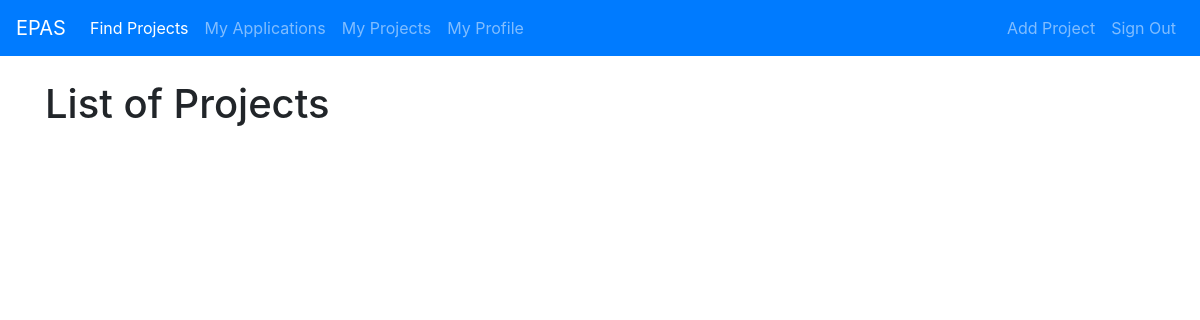
The app's page /, older data.
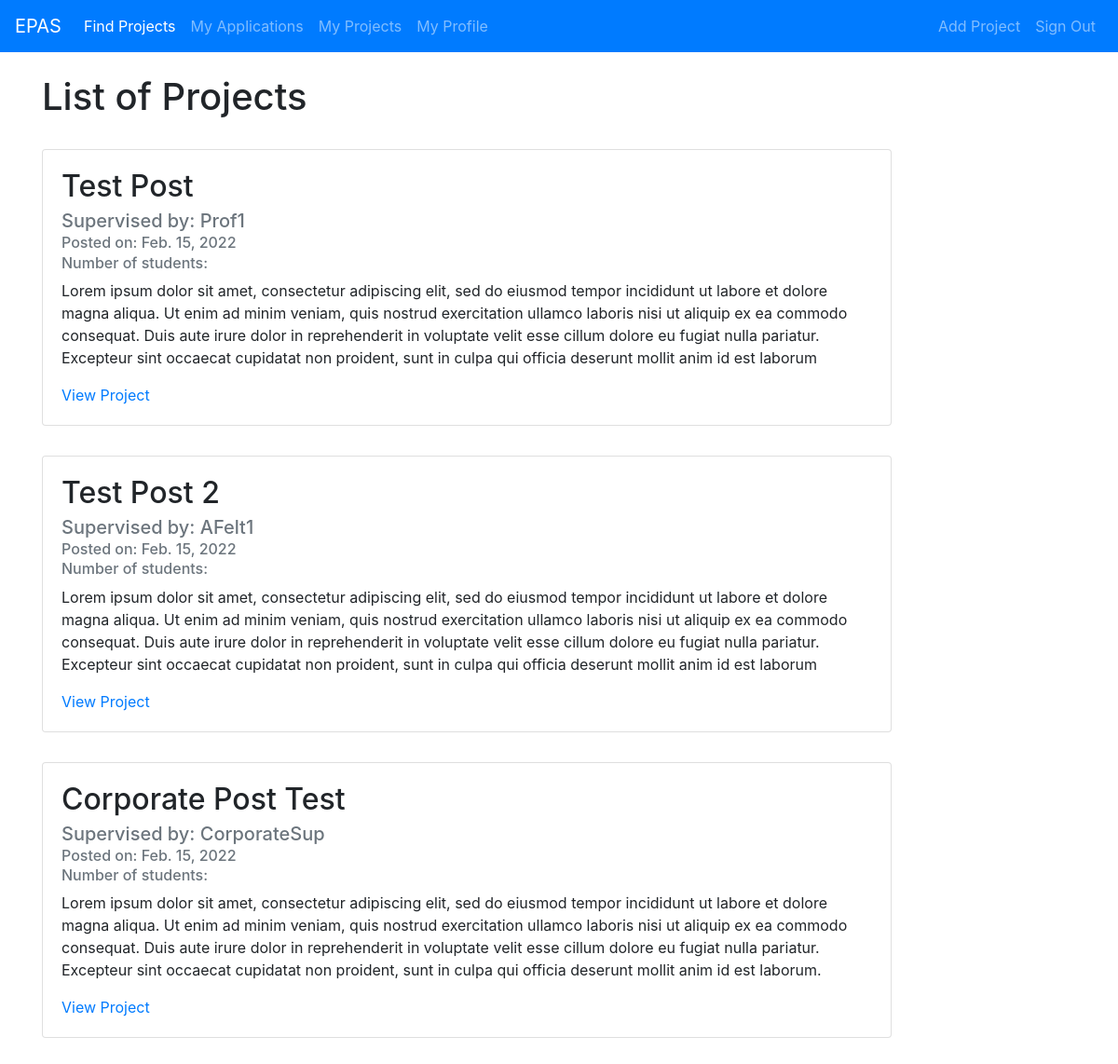
The same page, newer data.
### projectListing/models.py (models this page shows, shortened)
class Post(models.Model):
    title = models.CharField(max_length=100)
    description = models.TextField()
    date_posted = models.DateField(default=timezone.now)
    professor = models.ForeignKey(User, on_delete=models.CASCADE)

class User(AbstractUser):
    class Types(models.TextChoices):
        STUDENT = 'STUDENT', 'Student'
        PROFESSOR = 'PROFESSOR', 'Professor'
        CORPORATE_SUPERVISOR = 'CORPORATE_SUPERVISOR', 'Corporate Supervisor'
        PROGRAM_DIRECTOR = 'PROGRAM_DIRECTOR', 'Program Director'
    type = models.CharField(max_length=50, choices=Types.choices, default=Types.STUDENT)

### projectListing/views.py (the view)
# urls.py: path('', PostListView.as_view(), name='projectListing-home'),
class PostListView(ListView):
    model = Post
    template_name = 'projectListing/home.html'
    context_object_name = 'postedProject'
    ordering = ['-date_posted']

### projectListing/templates/projectListing/home.html (shortened to what this page needs)
{% extends "projectListing/base.html" %}
{% block content %}
<br>
    <h1>List of Projects</h1>    <br>
    <div class="card-deck">
        {% for post in postedProject %}
            <div class="card" style="min-width: 80%; max-width: 80%; margin-bottom: 2rem;">
                <div class="card-body">
                    <h2 class="card-title">{{ post.title }}</h2>
                    <h5 class="card-subtitle mb-2 text-muted">Supervised by: {{ post.professor }}</h3>
                    <h6 class="card-subtitle mb-2 text-muted">Posted on: {{ post.date_posted }}</h3>
                    <h6 class="card-subtitle mb-2 text-muted">Number of students: {{ post.num_students}}</h3>
                    <p class="card-text">{{ post.description }}</p>
                    <a href="{% url 'post-detail' post.id %}" class="card-link">View Project</a>
                </div>
            </div>
        {% endfor %}
{% endblock content %}

Row changes from the older to the newer data that the page shows:
added Post: title "Test Post", professor "Prof1", date_posted "Feb. 15, 2022", description "Lorem ipsum dolor sit amet, consectetur adipiscing elit, sed do eiusmod tempor incididunt ut labore et dolore magna aliqua. Ut enim ad minim veniam, quis nostrud exercitation ullamco laboris nisi ut aliquip ex ea commodo consequat. Duis aute irure dolor in reprehenderit in voluptate velit esse cillum dolore eu fugiat nulla pariatur. Excepteur sint occaecat cupidatat non proident, sunt in culpa qui officia deserunt mollit anim id est laborum"
added Post: title "Test Post 2", professor "AFelt1", date_posted "Feb. 15, 2022", description "Lorem ipsum dolor sit amet, consectetur adipiscing elit, sed do eiusmod tempor incididunt ut labore et dolore magna aliqua. Ut enim ad minim veniam, quis nostrud exercitation ullamco laboris nisi ut aliquip ex ea commodo consequat. Duis aute irure dolor in reprehenderit in voluptate velit esse cillum dolore eu fugiat nulla pariatur. Excepteur sint occaecat cupidatat non proident, sunt in culpa qui officia deserunt mollit anim id est laborum"
added Post: title "Corporate Post Test", professor "CorporateSup", date_posted "Feb. 15, 2022", description "Lorem ipsum dolor sit amet, consectetur adipiscing elit, sed do eiusmod tempor incididunt ut labore et dolore magna aliqua. Ut enim ad minim veniam, quis nostrud exercitation ullamco laboris nisi ut aliquip ex ea commodo consequat. Duis aute irure dolor in reprehenderit in voluptate velit esse cillum dolore eu fugiat nulla pariatur. Excepteur sint occaecat cupidatat non proident, sunt in culpa qui officia deserunt mollit anim id est laborum."
